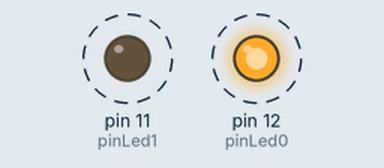
The sketch below on a simulated Arduino Uno, built with avr-gcc and run on an emulated ATmega328P. Shown: output pins drawn as LEDs (lit = HIGH). Dashed ring = blinking.

Above: at 0.5 s.
Timing chart, 0 to 4.6 s (numbered marks = the images above):
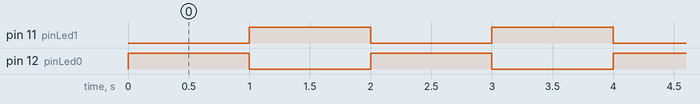

The sketch:

01_LED_test.ino
```cpp
int pinLed0 = 12;
int pinLed1 = 11;

void setup() {  //초기화 작업
  // put your setup code here, to run once:
  pinMode(pinLed0, OUTPUT);  //13번 핀을 출력으로 설정
  pinMode(pinLed1, OUTPUT);
}

void loop() {
  // put your main code here, to run repeatedly:
  digitalWrite(pinLed0, HIGH);
  digitalWrite(pinLed1, LOW);
  delay(1000);
  digitalWrite(pinLed0, LOW);
  digitalWrite(pinLed1, HIGH);
  delay(1000);

}
```

Measured:
- by itself, pin 11 (pinLed1), pin 12 (pinLed0): alternates HIGH for 1.0 s and LOW for 1.0 s
